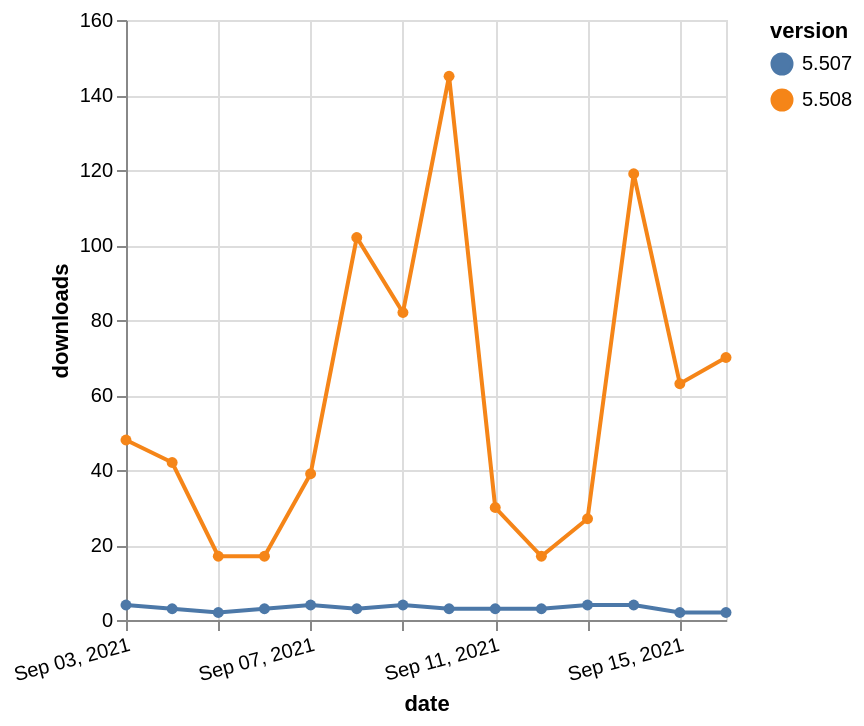

This figure's Vega-Lite source:
### Vega-Lite specification from a JSON file in a GitHub repository (floating-point values rounded to 4 significant figures)
{"$schema": "https://vega.github.io/schema/vega-lite/v5.json", "description": "A simple bar chart with embedded data.", "data": {"values": [{"date": "2021-09-03", "total": 61827, "delta": 48, "version": "5.508"}, {"date": "2021-09-04", "total": 61869, "delta": 42, "version": "5.508"}, {"date": "2021-09-05", "total": 61886, "delta": 17, "version": "5.508"}, {"date": "2021-09-06", "total": 61903, "delta": 17, "version": "5.508"}, {"date": "2021-09-07", "total": 61942, "delta": 39, "version": "5.508"}, {"date": "2021-09-08", "total": 62044, "delta": 102, "version": "5.508"}, {"date": "2021-09-09", "total": 62126, "delta": 82, "version": "5.508"}, {"date": "2021-09-10", "total": 62271, "delta": 145, "version": "5.508"}, {"date": "2021-09-11", "total": 62301, "delta": 30, "version": "5.508"}, {"date": "2021-09-12", "total": 62318, "delta": 17, "version": "5.508"}, {"date": "2021-09-13", "total": 62345, "delta": 27, "version": "5.508"}, {"date": "2021-09-14", "total": 62464, "delta": 119, "version": "5.508"}, {"date": "2021-09-15", "total": 62527, "delta": 63, "version": "5.508"}, {"date": "2021-09-16", "total": 62597, "delta": 70, "version": "5.508"}, {"date": "2021-09-03", "total": 20468, "delta": 4, "version": "5.507"}, {"date": "2021-09-04", "total": 20471, "delta": 3, "version": "5.507"}, {"date": "2021-09-05", "total": 20473, "delta": 2, "version": "5.507"}, {"date": "2021-09-06", "total": 20476, "delta": 3, "version": "5.507"}, {"date": "2021-09-07", "total": 20480, "delta": 4, "version": "5.507"}, {"date": "2021-09-08", "total": 20483, "delta": 3, "version": "5.507"}, {"date": "2021-09-09", "total": 20487, "delta": 4, "version": "5.507"}, {"date": "2021-09-10", "total": 20490, "delta": 3, "version": "5.507"}, {"date": "2021-09-11", "total": 20493, "delta": 3, "version": "5.507"}, {"date": "2021-09-12", "total": 20496, "delta": 3, "version": "5.507"}, {"date": "2021-09-13", "total": 20500, "delta": 4, "version": "5.507"}, {"date": "2021-09-14", "total": 20504, "delta": 4, "version": "5.507"}, {"date": "2021-09-15", "total": 20506, "delta": 2, "version": "5.507"}, {"date": "2021-09-16", "total": 20508, "delta": 2, "version": "5.507"}]}, "width": "container", "mark": {"type": "line", "point": {"filled": true}}, "encoding": {"x": {"field": "date", "type": "temporal", "timeUnit": "yearmonthdate", "title": "date", "axis": {"labelAngle": -15}}, "y": {"field": "delta", "type": "quantitative", "title": "downloads"}, "color": {"field": "version", "type": "nominal"}, "tooltip": {"field": "delta"}}}
